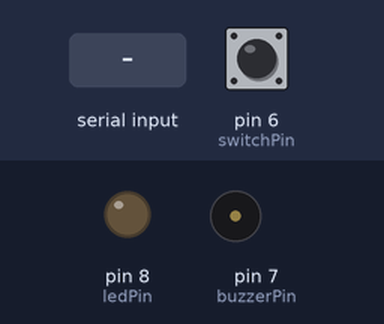
This sketch was run on a simulated Arduino Uno, built with avr-gcc and run on an emulated ATmega328P. Parts: output pins drawn as LEDs (lit = HIGH), buzzer (waves = sounding, pin HIGH). The test bench sets the inputs (shaded band); at power-on: pin 6 (switchPin) LOW. What the sketch prints to the serial monitor is not drawn.

Above: at 1.2 s.
1.3 s: pin 6 (switchPin) pulled HIGH for 0.15 s
2.9 s: "?" received over Serial
Timing chart, 0 to 5.9 s (numbered marks = the images above; inputs shaded):
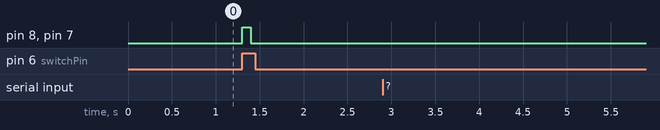

Measured:
- after the input at 1.3 s, pin 8 (ledPin), pin 7 (buzzerPin): LOW → HIGH at once, → LOW 0.10 s later
- after the input at 2.9 s, every drawn part: stays the same

The sketch:

finger_gun_glove.ino
```cpp
// Finger gun glove. Same wiring as switch_led_buzz.ino, now talking to the tracker.
//
//   glove -> PC   "READY" once at boot, "T" on every trigger press
//   PC -> glove   'F' shot fired   'R' reload   'H' got hit   '?' -> replies "FG1"
//
// 115200 baud. Pressing the switch still buzzes and flashes by itself, exactly like
// switch_led_buzz.ino, so the glove works with no PC attached. The PC sends 'F' for the
// shots it detects from the camera (thumb drop, recoil kick), so every shot feels the same.
//
// Nothing here uses delay(): while the buzzer sounds, presses and commands still get read.

const int switchPin = 6;
const int buzzerPin = 7;
const int ledPin = 8;

const unsigned long DEBOUNCE_MS = 30;

// A pattern is on, off, on, off... durations in ms, ending with 0.
const unsigned int FIRE[] = {100, 0};
const unsigned int RELOAD[] = {40, 60, 40, 0};
const unsigned int HIT[] = {300, 0};

const unsigned int *pattern = NULL;
int patternStep = 0;
unsigned long stepStarted = 0;

bool pressed = false;
unsigned long lastChange = 0;

void setOutputs(bool on) {
  digitalWrite(ledPin, on ? HIGH : LOW);
  digitalWrite(buzzerPin, on ? HIGH : LOW);
}

void play(const unsigned int *p) {
  pattern = p;
  patternStep = 0;
  stepStarted = millis();
  setOutputs(true);
}

void updatePattern() {
  if (pattern == NULL) return;
  if (millis() - stepStarted < pattern[patternStep]) return;
  patternStep++;
  if (pattern[patternStep] == 0) {
    pattern = NULL;
    setOutputs(false);
    return;
  }
  stepStarted = millis();
  setOutputs(patternStep % 2 == 0);   // even steps sound, odd steps are the gaps
}

void readSwitch() {
  bool reading = digitalRead(switchPin) == HIGH;
  unsigned long now = millis();
  // Report on the first HIGH sample, then ignore the contact bounce that follows.
  // Waiting for the signal to settle first would add that wait to every shot.
  if (reading != pressed && now - lastChange >= DEBOUNCE_MS) {
    pressed = reading;
    lastChange = now;
    if (pressed) {
      Serial.println("T");
      play(FIRE);
    }
  }
}

void readCommands() {
  while (Serial.available() > 0) {
    char c = Serial.read();
    if (c == 'F') play(FIRE);
    else if (c == 'R') play(RELOAD);
    else if (c == 'H') play(HIT);
    else if (c == '?') Serial.println("FG1");
  }
}

void setup() {
  pinMode(switchPin, INPUT);
  pinMode(ledPin, OUTPUT);
  pinMode(buzzerPin, OUTPUT);
  setOutputs(false);
  Serial.begin(115200);
  Serial.println("READY");
}

void loop() {
  readSwitch();
  readCommands();
  updatePattern();
}
```
